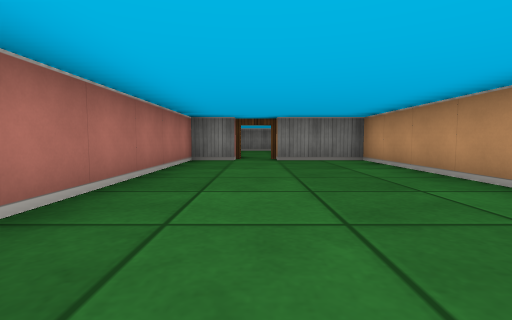
[1] (above)

12 first-person views from a walk through a cub3D level. The camera is about half as high as the walls, tilts 4° down and sees 85° across. The floor is counted in squares. Each view is taken from the middle of a square. On the plan, view 1 faces up. The plan holds only what a view shows up to about 9 squares ahead; the rest is blank.

[2]
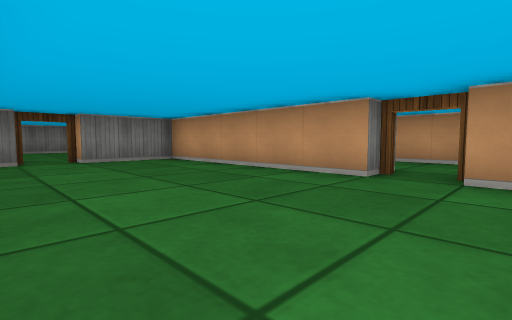

[3]
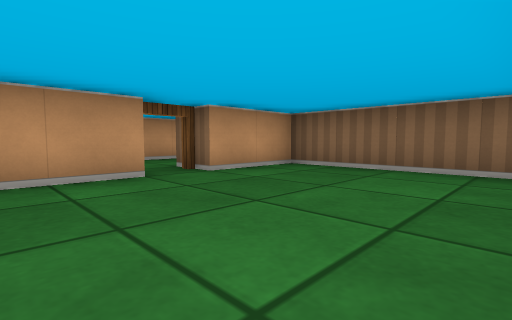

[4]
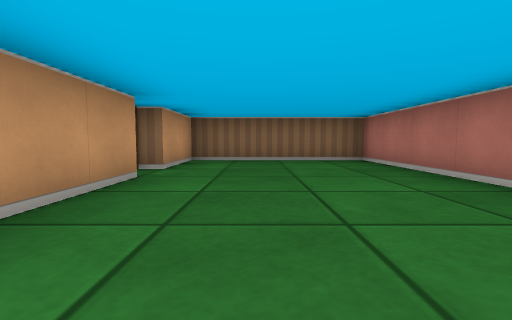

[5]
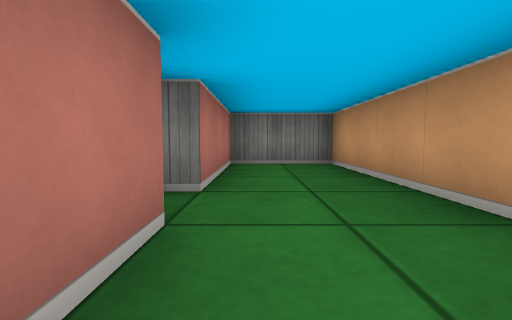

[6]
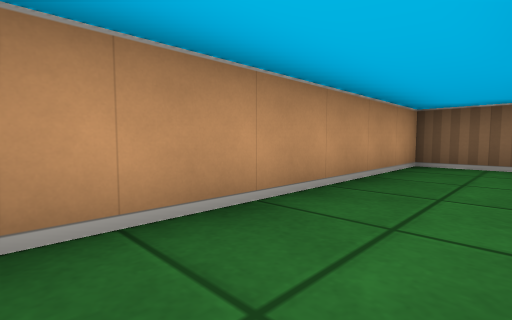

[7]
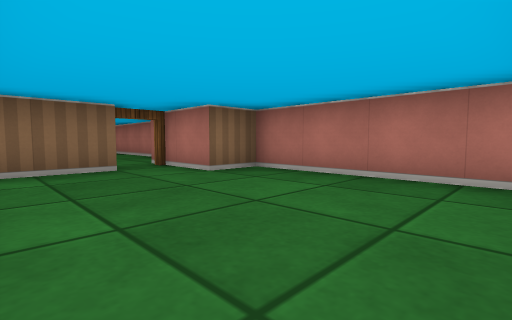

[8]
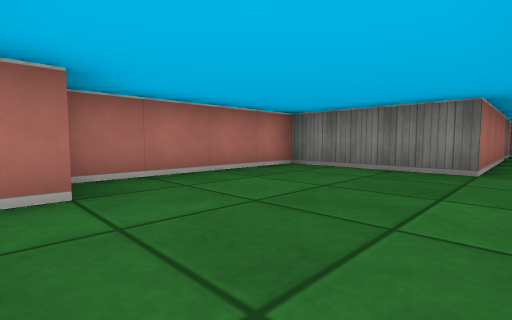

[9]
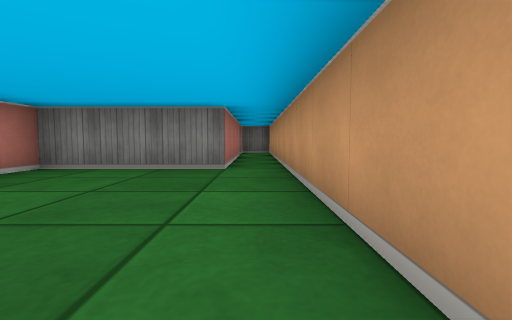

[10]
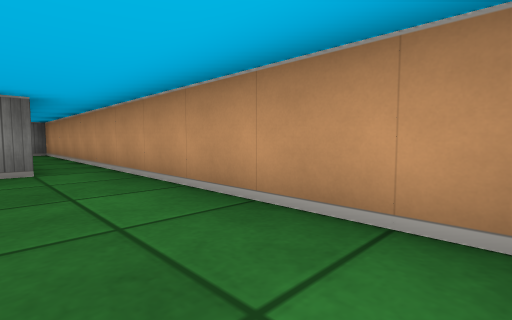

[11]
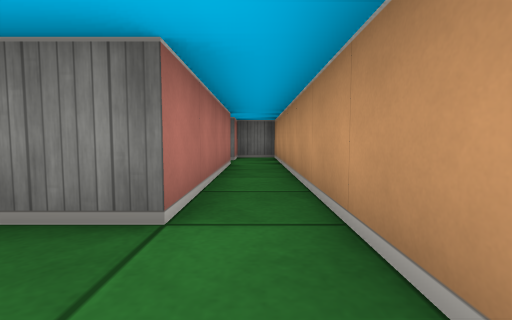

[12]
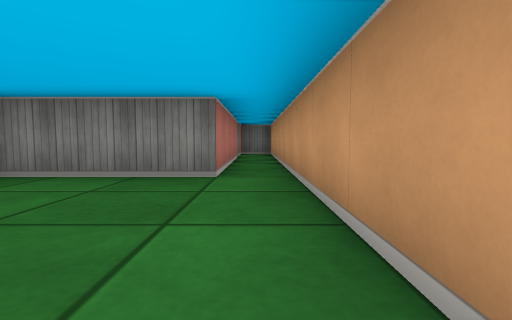

### Floor plan
Ten units are one square. View 1 is at (0, 0); x grows to the right and y downward. Boxes are objects, and circles mark ways between rooms. Rooms are numbered by the first view taken in them; rooms with no view inside come last. Other rooms are left out.
<svg viewBox="-20 -190 80 210">
<path fill="none" stroke="#000" d="M25 -15 25 -65 5 -65M-5 -65 -15 -65 -15 15 25 15 25 -5M35 -5 35 5M41 15 55 15 55 -45 35 -45 35 -15M25 -80 25 -185 15 -185 15 -175M4 -75 19 -75M15 -165 15 -125 -15 -125 -15 -85 -5 -85 -5 -65"/>
<circle cx="30" cy="-10" r="3" fill="#2a7"/>
<circle cx="0" cy="-70" r="3" fill="#2a7"/>
<text x="0" y="-30">1</text>
<text x="40" y="-20">2</text>
<text x="10" y="-110">3</text>
</svg>
Room 1 opens to room 2. Room 1 opens to room 3.

Where each view was taken, in squares from view 1:
view 1: 0 up, 0 right, facing up
view 2: 0 up, 1 left, facing up-right
view 3: 3 up, 1 left, facing down-right
view 4: 5 up, 1 right, facing down
view 5: 1 down, 4 right, facing up
view 6: 4 up, 4 right, facing down-right
view 7: 12 up, 2 right, facing down-left
view 8: 8 up, 2 right, facing up-left
view 9: 8 up, 2 right, facing up
view 10: 8 up, 1 right, facing up-right
view 11: 11 up, 2 right, facing up
view 12: 9 up, 2 right, facing up
